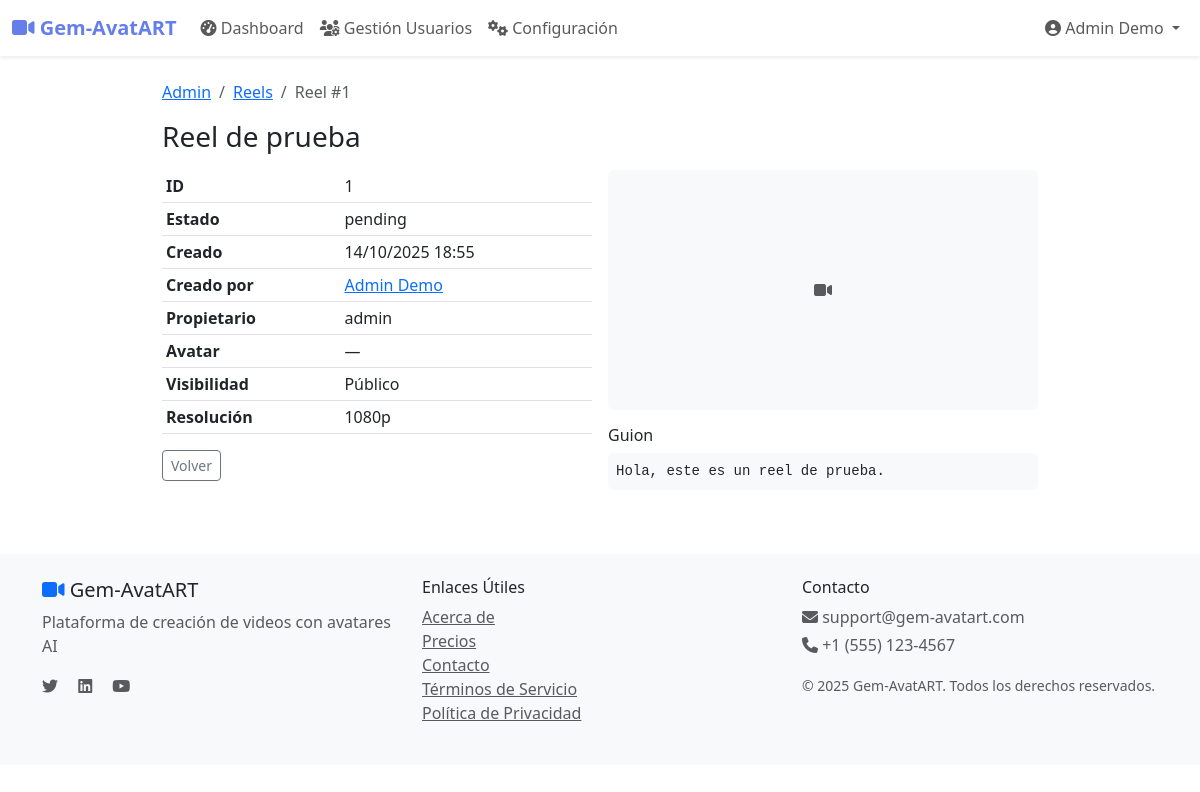
The app's page /admin/reels/1 (signed in) with its own data.
### app/models/user.py (models this page shows, shortened)
class User(UserMixin, db.Model):
    __tablename__ = 'users'
    id            = db.Column(db.Integer, primary_key = True)
    email         = db.Column(db.String(120), unique = True, nullable = False, index = True)
    username      = db.Column(db.String(80),  unique = True, nullable = False, index = True)
    password_hash = db.Column(db.String(128), nullable = False)
    first_name = db.Column(db.String(50), nullable = False)
    last_name  = db.Column(db.String(50), nullable = False)
    phone      = db.Column(db.String(20))
    avatar_url = db.Column(db.String(200))
    role        = db.Column(db.Enum(UserRole),   nullable = False, default = UserRole.FINAL_USER)
    status      = db.Column(db.Enum(UserStatus), nullable = False, default = UserStatus.PENDING)
    is_verified = db.Column(db.Boolean, default = False)
    country           = db.Column(db.String(100))
    city              = db.Column(db.String(100))
    professional_info = db.Column(db.Text)
    email_verified             = db.Column(db.Boolean, default=False)
    email_verification_token   = db.Column(db.String(100), unique=True, nullable=True)
    email_verification_sent_at = db.Column(db.DateTime, nullable=True)
    country           = db.Column(db.String(100))
    city              = db.Column(db.String(100))
    professional_info = db.Column(db.Text)
    email_verified             = db.Column(db.Boolean, default=False)
    email_verification_token   = db.Column(db.String(100), unique=True, nullable=True)
    email_verification_sent_at = db.Column(db.DateTime, nullable=True)
    created_at = db.Column(db.DateTime, default = datetime.utcnow)
    updated_at = db.Column(db.DateTime, default = datetime.utcnow, onupdate = datetime.utcnow)
    last_login = db.Column(db.DateTime)
    invited_by_id = db.Column(db.Integer, db.ForeignKey('users.id'), nullable = True)
    invited_by    = db.relationship('User', remote_side = [id], backref = 'invited_users')
    producer_profile = db.relationship('Producer', backref = 'user', uselist = False, cascade = 'all, delete-orphan')
    reels = db.relationship('Reel', foreign_keys = 'Reel.creator_id', backref = 'creator_user', lazy = 'dynamic')
    commissions_earned = db.relationship('Commission', backref = 'user', lazy='dynamic')
    @property
    def full_name(self):
        return f"{self.first_name} {self.last_name}"
    def is_admin(self):
        return self.role == UserRole.ADMIN
    def is_final_user(self):
        """
        Verifica si el usuario tiene rol de usuario final.

        Returns:
            bool: True si es usuario final, False en caso contrario

        Note:
            ✅ NUEVO - Reemplaza is_affiliate() según README
        """
        return self.role == UserRole.FINAL_USER
    is_affiliate = is_final_user

### app/models/reel.py (models this page shows, shortened)
class Reel(db.Model):
    __tablename__ = 'reels'
    __table_args__ = {'extend_existing': True}
    id = db.Column(db.Integer, primary_key=True)
    creator_id = db.Column(db.Integer, db.ForeignKey('users.id'), nullable=False)
    owner_id   = db.Column(db.Integer, db.ForeignKey('users.id'))  # <-- NUEVO (propietario/cliente)
    avatar_id  = db.Column(db.Integer, db.ForeignKey('avatars.id'), nullable=True)  # <-- antes era False
    creator = db.relationship('User', foreign_keys=[creator_id], backref='reels_creados')
    owner   = db.relationship('User', foreign_keys=[owner_id],   backref='reels_propios')
    avatar  = db.relationship('Avatar', back_populates='reels')
    title       = db.Column(db.String(200), nullable = False)  # Título del video
    description = db.Column(db.Text)                         # Descripción detallada
    script      = db.Column(db.Text, nullable = False)         # Texto que dirá el avatar
    duration    = db.Column(db.Float)                        # Duración en segundos
    heygen_video_id = db.Column(db.String(100), unique = True)  # ID único en HeyGen
    heygen_job_id   = db.Column(db.String(100), index=True)     # ID del job en HeyGen
    video_url       = db.Column(db.String(500))                 # URL del video generado
    thumbnail_url   = db.Column(db.String(500))                 # URL de la miniatura
    status    = db.Column(db.Enum(ReelStatus), nullable = False, default = ReelStatus.PENDING)
    is_public = db.Column(db.Boolean, default = False)  # Visibilidad pública
    resolution      = db.Column(db.String(20), default = '1080p')    # Resolución: 720p, 1080p, 4k
    background_type = db.Column(db.String(50), default = 'default')  # Tipo de fondo
    background_url  = db.Column(db.String(500))                    # URL del fondo personalizado
    meta_data = db.Column(db.JSON)         # Configuración adicional del video
    tags      = db.Column(db.String(500))  # Etiquetas separadas por comas
    category  = db.Column(db.String(50))   # Categoría del contenido
    processing_started_at   = db.Column(db.DateTime)  # Inicio del procesamiento
    processing_completed_at = db.Column(db.DateTime)  # Fin del procesamiento
    error_message           = db.Column(db.Text)      # Mensaje de error si falla
    view_count     = db.Column(db.Integer, default = 0)  # Contador de visualizaciones
    download_count = db.Column(db.Integer, default = 0)  # Contador de descargas
    cost  = db.Column(db.Float, default = 0.0)  # Costo de producción
    price = db.Column(db.Float, default = 0.0)  # Precio de venta si aplica
    stripe_payment_intent_id = db.Column(db.String(100), index=True)  # Para tracking de pagos
    created_at   = db.Column(db.DateTime, default = datetime.utcnow)                              # Fecha de creación
    updated_at   = db.Column(db.DateTime, default = datetime.utcnow, onupdate = datetime.utcnow)  # Última actualización                                                    # Fecha de aprobación
    published_at = db.Column(db.DateTime)                                                         # Fecha de publicación
    commissions = db.relationship('Commission', backref = 'reel', lazy = 'dynamic')

### app/routes/admin.py (the view)
@admin_bp.route('/reels/<int:reel_id>')
@login_required
@admin_required
def reel_detail(reel_id):
    reel = Reel.query.get_or_404(reel_id)
    return render_template('admin/reel_detail.html', reel=reel)

### app/routes/admin.py (called while the page is built)
def admin_required(f):
    @wraps(f)
    def decorated_function(*args, **kwargs):
        if not current_user.is_authenticated or not current_user.is_admin():
            flash('Acceso denegado. Permisos de administrador requeridos.', 'error')
            return redirect(url_for('main.index'))
        return f(*args, **kwargs)
    return decorated_function

### app/templates/admin/reel_detail.html (shortened to what this page needs)
{% extends "base.html" %}
{% block content %}
<div class="container my-4" style="max-width: 900px;">
  <nav aria-label="breadcrumb" class="mb-3">
    <ol class="breadcrumb">
      <li class="breadcrumb-item"><a href="{{ url_for('admin.dashboard') }}">Admin</a></li>
      <li class="breadcrumb-item"><a href="{{ url_for('admin.reels') }}">Reels</a></li>
      <li class="breadcrumb-item active" aria-current="page">Reel #{{ reel.id }}</li>
    </ol>
  </nav>
  <h3 class="mb-3">{{ reel.title or 'Sin título' }}</h3>
  <div class="row g-3">
    <div class="col-md-6">
      <table class="table table-sm">
        <tr><th>ID</th><td>{{ reel.id }}</td></tr>
        <tr><th>Estado</th><td>{{ reel.status.value }}</td></tr>
        <tr><th>Creado</th><td>{{ reel.created_at.strftime('%d/%m/%Y %H:%M') if reel.created_at else '—' }}</td></tr>
        <tr><th>Creado por</th>
          <td>
            {% if reel.creator %}
              <a href="{{ url_for('admin.user_detail', user_id=reel.creator.id) }}">
                {{ reel.creator.full_name or reel.creator.username }}
              </a>
            {% else %}—{% endif %}
          </td>
        </tr>
        <tr><th>Propietario</th><td>{{ reel.owner.username if reel.owner else '—' }}</td></tr>
        <tr><th>Avatar</th>
          <td>
            {% if reel.avatar %}
              <a href="{{ url_for('admin.avatar_detail', avatar_id=reel.avatar.id) }}">{{ reel.avatar.name }}</a>
            {% else %}—{% endif %}
          </td>
        </tr>
        <tr><th>Visibilidad</th><td>{{ 'Público' if reel.is_public else 'Privado' }}</td></tr>
        <tr><th>Resolución</th><td>{{ reel.resolution or '—' }}</td></tr>
      </table>
      <a href="{{ url_for('admin.reels') }}" class="btn btn-outline-secondary btn-sm">Volver</a>
    </div>
    <div class="col-md-6">
      {% if reel.thumbnail_url %}
        <img src="{{ reel.thumbnail_url }}" alt="Thumbnail" class="img-fluid rounded">
      {% else %}
        <div class="bg-light rounded d-flex align-items-center justify-content-center" style="height:240px;">
          <i class="fas fa-video text-muted"></i>
        </div>
      {% endif %}
      {% if reel.script %}
        <h6 class="mt-3">Guion</h6>
        <pre class="bg-light p-2 rounded small">{{ reel.script }}</pre>
      {% endif %}
    </div>
  </div>
</div>
{% endblock %}

### app/templates/base.html (shortened to what this page needs)
<!DOCTYPE html>
<html lang="es">
<head>
    <link href="https://cdn.jsdelivr.net/npm/bootstrap@5.3.0/dist/css/bootstrap.min.css" rel="stylesheet">
    <link rel="stylesheet" href="https://cdnjs.cloudflare.com/ajax/libs/font-awesome/6.4.0/css/all.min.css">
</head>
<body>
    <nav class="navbar navbar-expand-lg navbar-light bg-white shadow-sm">
        <div class="container-fluid">
            <a class="navbar-brand" href="{{ url_for('main.index') }}">
                <i class="fas fa-video"></i> Gem-AvatART
            </a>
            <div class="collapse navbar-collapse" id="navbarNav">
                <ul class="navbar-nav me-auto">
                    {% if current_user.is_authenticated %}
                        <li class="nav-item">
                            <a class="nav-link" href="{{ url_for('main.dashboard') }}">
                                <i class="fas fa-tachometer-alt"></i> Dashboard
                            </a>
                        </li>
                        {% if current_user.is_admin() %}
                            <li class="nav-item">
                                <a class="nav-link" href="{{ url_for('admin.users') }}">
                                    <i class="fas fa-users-cog"></i> Gestión Usuarios
                                </a>
                            </li>
                            <li class="nav-item">
                                <a class="nav-link" href="{{ url_for('admin.dashboard') }}">
                                    <i class="fas fa-cogs"></i> Configuración
                                </a>
                            </li>
                        {% endif %}
                    {% endif %}
                </ul>
                <ul class="navbar-nav">
                    {% if current_user.is_authenticated %}
                        <li class="nav-item dropdown">
                            <a class="nav-link dropdown-toggle" href="#" id="navbarDropdown" role="button"
                               data-bs-toggle="dropdown" aria-expanded="false">
                                <i class="fas fa-user-circle"></i> {{ current_user.full_name or current_user.username }}
                            </a>
                        </li>
                    {% endif %}
                </ul>
            </div>
        </div>
    </nav>
    <main>
        {% block content %}{% endblock %}
    </main>
    <footer class="bg-light mt-5 py-4">
        <div class="container">
            <div class="row">
                <div class="col-md-4">
                    <h5><i class="fas fa-video text-primary"></i> Gem-AvatART</h5>
                    <p class="text-muted">Plataforma de creación de videos con avatares AI</p>
                    <div class="social-links">
                        <a href="#" class="text-muted me-3"><i class="fab fa-twitter"></i></a>
                        <a href="#" class="text-muted me-3"><i class="fab fa-linkedin"></i></a>
                        <a href="#" class="text-muted me-3"><i class="fab fa-youtube"></i></a>
                    </div>
                </div>
                <div class="col-md-4">
                    <h6>Enlaces Útiles</h6>
                    <ul class="list-unstyled">
                        <li><a href="{{ url_for('main.about') }}" class="text-muted">Acerca de</a></li>
                        <li><a href="{{ url_for('main.pricing') }}" class="text-muted">Precios</a></li>
                        <li><a href="{{ url_for('main.contact') }}" class="text-muted">Contacto</a></li>
                        <li><a href="#" class="text-muted">Términos de Servicio</a></li>
                        <li><a href="#" class="text-muted">Política de Privacidad</a></li>
                    </ul>
                </div>
                <div class="col-md-4">
                    <h6>Contacto</h6>
                    <p class="text-muted mb-1">
                        <i class="fas fa-envelope"></i> support@gem-avatart.com
                    </p>
                    <p class="text-muted mb-3">
                        <i class="fas fa-phone"></i> +1 (555) 123-4567
                    </p>
                    <small class="text-muted">
                        © 2025 Gem-AvatART. Todos los derechos reservados.
                    </small>
                </div>
            </div>
        </div>
    </footer>
</body>
</html>

### app/templates/base.html (style rules this page uses)
.navbar-brand { font-weight: bold; color: #667eea !important; }

### records on screen
User: first_name+last_name "Admin Demo", creator "Admin Demo", owner "admin"
Reel: id "1", title "Reel de prueba", status.value "pending", created_at "14/10/2025 18:55", is_public "Público", resolution "1080p", script "Hola, este es un reel de prueba."
